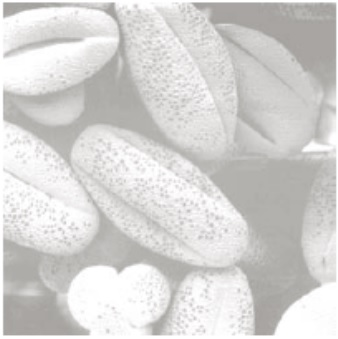
#> input picture lab2/Fig2.jpg, 338 x 339 px
$ python q01.py
#> lines starting #> are read from the running program, lines starting #| are printed output that depends on the picture
import matplotlib.pyplot as plt
import numpy as np

def histogram_equalization(image):
    # Flatten the image for each RGB channel
    r_channel = image[:,:,0].flatten()
    g_channel = image[:,:,1].flatten()
    b_channel = image[:,:,2].flatten()

    # Apply histogram equalization to each channel
    r_eq = histogram_equalization_channel(r_channel)
    g_eq = histogram_equalization_channel(g_channel)
    b_eq = histogram_equalization_channel(b_channel)

    # Reshape the equalized channels to the original shape
    equalized_image = np.zeros_like(image)
    equalized_image[:,:,0] = r_eq.reshape(image.shape[:2])
    equalized_image[:,:,1] = g_eq.reshape(image.shape[:2])
    equalized_image[:,:,2] = b_eq.reshape(image.shape[:2])

    return equalized_image

def histogram_equalization_channel(channel):
    # Compute histogram
    hist, bins = np.histogram(channel, bins=256, range=[0, 256])

    # Compute cumulative distribution function (CDF)
    cdf = hist.cumsum()

    # Normalize the CDF
    cdf_normalized = cdf / cdf[-1]

    # Map the pixel values using the CDF
    equalized_channel = np.interp(channel, bins[:-1], cdf_normalized * 255)

    return equalized_channel

def main():
    # Read the input image
    input_image = plt.imread('Fig2.jpg')
#> input_image is the input picture: shape (339, 338, 3); mean R, G, B 212.7, 211.6, 209.9

    # Display the input image
    plt.subplot(2, 2, 1)
    plt.imshow(input_image)
    plt.title('Input Image')

    # Display the input image histograms for each channel
    plt.subplot(2, 2, 2)
    plt.hist(input_image[:,:,0].flatten(), bins=256, range=[0, 256], color='red', alpha=0.5, label='Red')
    plt.hist(input_image[:,:,1].flatten(), bins=256, range=[0, 256], color='green', alpha=0.5, label='Green')
    plt.hist(input_image[:,:,2].flatten(), bins=256, range=[0, 256], color='blue', alpha=0.5, label='Blue')
    plt.title('Input Image Histograms')
    plt.legend()

    # Apply histogram equalization to the input image
    equalized_image = histogram_equalization(input_image)
#> in histogram_equalization_channel, `hist, bins = np.histogram(channel, bins=256, range=[0, 256])`: hist = 256 values, max 5992 at index 255, min 0 at index 0, mean 447.6; bins = 257 values from 0 to 256
#> in histogram_equalization_channel, `cdf = hist.cumsum()`: cdf = 256 values from 0 to 114582
#> in histogram_equalization_channel, `cdf_normalized = cdf / cdf[-1]`: cdf_normalized = 256 values from 0 to 1
#> in histogram_equalization, `equalized_image[:,:,0] = r_eq.reshape(image.shape[:2])`:
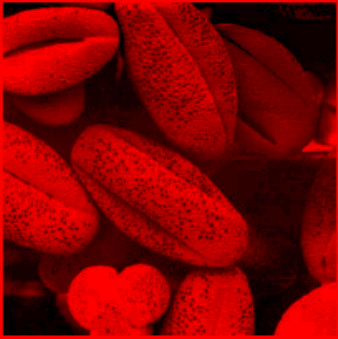
#> equalized_image: shape (339, 338, 3); mean R, G, B 128.9, 0, 0
#> in histogram_equalization, `equalized_image[:,:,1] = g_eq.reshape(image.shape[:2])`:
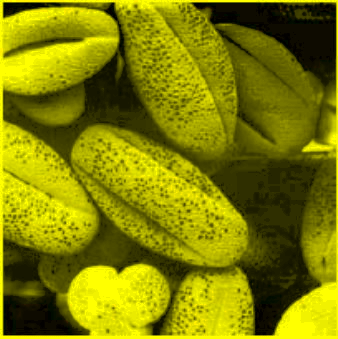
#> equalized_image: shape (339, 338, 3); mean R, G, B 128.9, 128.8, 0
#> in histogram_equalization, `equalized_image[:,:,2] = b_eq.reshape(image.shape[:2])`:
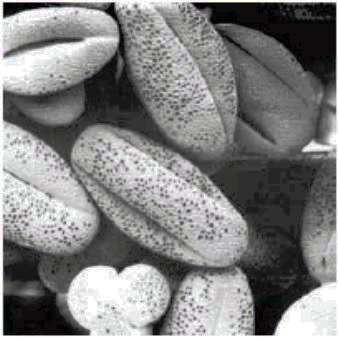
#> equalized_image: shape (339, 338, 3); mean R, G, B 128.9, 128.8, 128.8

    # Display the equalized image
    plt.subplot(2, 2, 3)
    plt.imshow(equalized_image)
    plt.title('Equalized Image')

    # Display the equalized image histograms for each channel
    plt.subplot(2, 2, 4)
    plt.hist(equalized_image[:,:,0].flatten(), bins=256, range=[0, 256], color='red', alpha=0.5, label='Red')
    plt.hist(equalized_image[:,:,1].flatten(), bins=256, range=[0, 256], color='green', alpha=0.5, label='Green')
    plt.hist(equalized_image[:,:,2].flatten(), bins=256, range=[0, 256], color='blue', alpha=0.5, label='Blue')
    plt.title('Equalized Image Histograms')
    plt.legend()

    # Show the plots
    plt.tight_layout()
    plt.show()
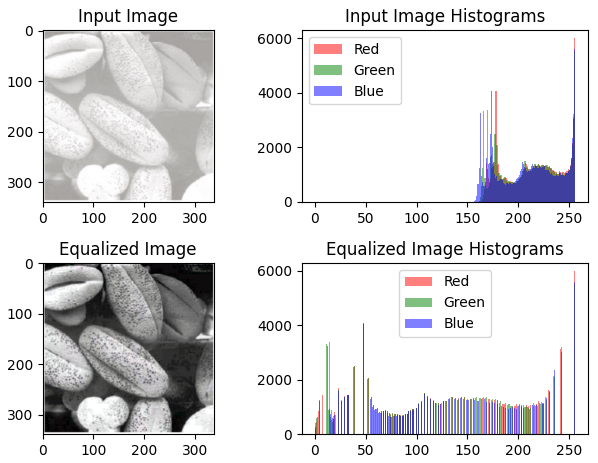
#> figure drawn by matplotlib, 4 panels; panel 2: tallest bar 5992 high, from x = 255 to 256; panel 2: tallest bar 5490 high, from x = 255 to 256; panel 2: tallest bar 5606 high, from x = 255 to 256; panel 4: tallest bar 5992 high, from x = 255 to 256

if __name__ == "__main__":
    main()
